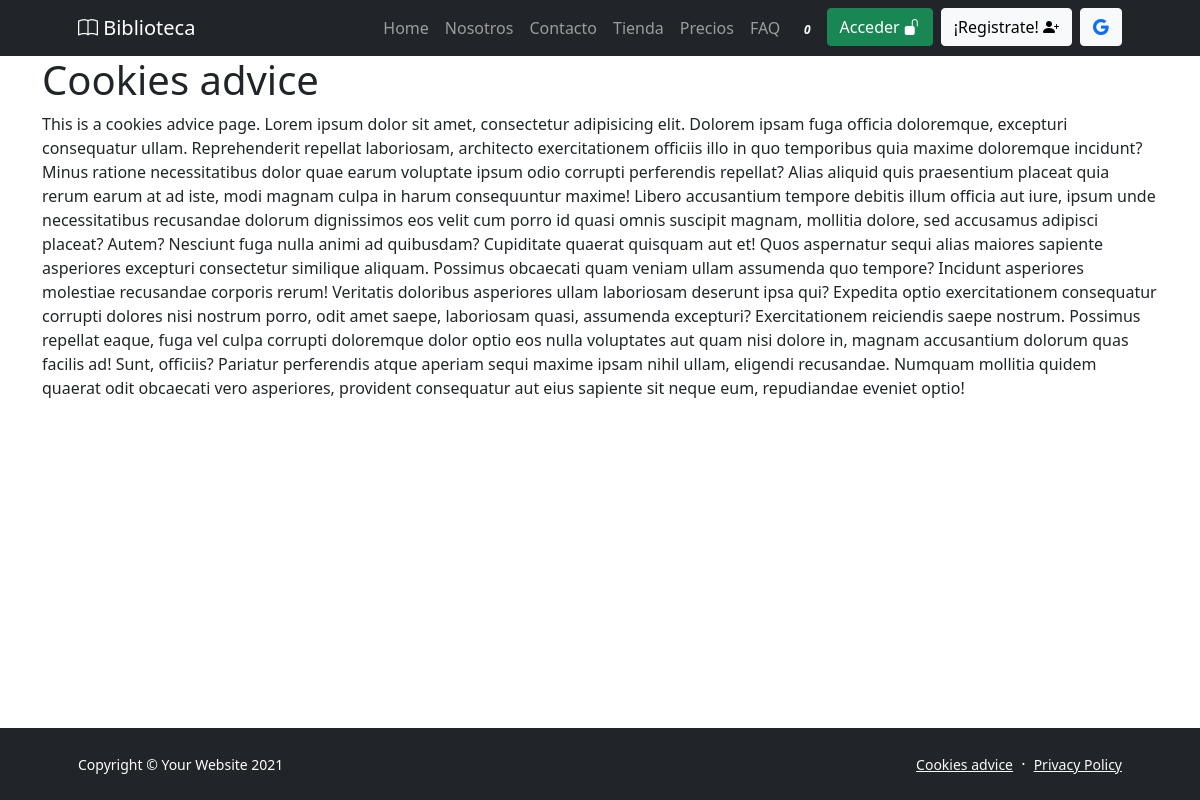
/page/1/, run on the app's committed database.
### pages/models.py (models this page shows, shortened)
class Page(models.Model):
    title = models.CharField(max_length=200, verbose_name="Título")
    content = models.TextField(verbose_name="Content")
    created = models.DateTimeField(auto_now_add=True, verbose_name="Fecha de creación")
    updated = models.DateTimeField(auto_now=True, verbose_name="Fecha de edición")
    class Meta:
        verbose_name = "página"
        verbose_name_plural = "páginas"
        ordering = ['title']

### pages/views.py (the view)
# urls.py: path('page/', include('pages.urls')),
def page(request, page_id):
    page = get_object_or_404(Page, id=page_id)
    return render(request, 'pages/sample.html',{'page':page})

### pages/templatetags/pages_extras.py (called while the page is built)
@register.simple_tag
def get_page_list():
    pages = Page.objects.all()
    return pages

### pages/templates/pages/sample.html
{% extends 'core/base.html' %}
{% block content %}
<div class="container">
    <h1>{{page.title}}</h1>
    <p>
        {{page.content}}
    </p>
</div>
{% endblock %}

### core/templates/core/base.html (shortened to what this page needs)
{% load static %}
<!DOCTYPE html>
<html lang="en">
<head>
    <link href="https://cdn.jsdelivr.net/npm/bootstrap-icons@1.5.0/font/bootstrap-icons.css" rel="stylesheet" />
    <link href="{% static 'core/css/styles.css' %}" rel="stylesheet" />
</head>
<body class="d-flex flex-column h-100">
    <main class="flex-shrink-0">
        <nav class="navbar navbar-expand-lg navbar-dark bg-dark">
            <div class="container px-5">
                <a class="navbar-brand" href="{% url 'home' %}"><i class="bi bi-book"></i> Biblioteca</a>
                <div class="collapse navbar-collapse" id="navbarSupportedContent">
                    <ul class="navbar-nav ms-auto mb-2 mb-lg-0">
                        <li class="nav-item"><a class="nav-link" href="{% url 'home' %}">Home</a></li>
                        <li class="nav-item"><a class="nav-link" href="{% url 'about' %}">Nosotros</a></li>
                        <li class="nav-item"><a class="nav-link" href="{% url 'contact' %}">Contacto</a></li>
                        <li class="nav-item"><a class="nav-link" href="{% url 'libros:libros' %}">Tienda</a></li>
                        <li class="nav-item"><a class="nav-link" href="{% url 'pricing' %}">Precios</a></li>
                        <li class="nav-item"><a class="nav-link" href="{% url 'faq' %}">FAQ</a></li>
                        <li>
                            <a href="#" onclick="realizaPedido();" class="nav-link text-secondary">
                                <i class="fas fa-shopping-cart"> <span id="cart-badge"
                                        class="badge badge-danger">0</span> </i>
                            </a>
                        </li>
                        {% if not request.user.is_authenticated %}
                        <li class="nav-item">
                            <a type="button" class="btn btn-success me-2" href="{% url 'login' %}">Acceder <i
                                    class="bi bi-unlock-fill"></i></a>
                        </li>
                        <li class="nav-item">
                            <a type="button" class="btn btn-light" href="{% url 'signup' %}">¡Registrate! <i
                                    class="bi bi-person-plus-fill"></i></a>
                        </li>
                        <li class="nav-item">
                            <a type="button" class="btn btn-light text-primary ms-2" href="{% url 'social:begin' 'google-oauth2' %}"><i class="bi bi-google"></i></a>
                        </li>
                        {% endif %}
                    </ul>
                </div>
            </div>
        </nav>
        {% block content %}
        {% endblock %}
    </main>
    <footer class="bg-dark py-4 mt-auto">
        <div class="container px-5">
            <div class="row align-items-center justify-content-between flex-column flex-sm-row">
                <div class="col-auto">
                    <div class="small m-0 text-white">Copyright &copy; Your Website 2021</div>
                </div>
                <div class="col-auto">
                    {% load pages_extras %}
                    {% get_page_list as page_list %}
                    {% for page in page_list %}
                    <a class="link-light small" href="{% url 'page' page.id %}">{{page.title}}</a>
                    {% if not forloop.last %}
                    <span class="text-white mx-1">&middot;</span>
                    {% endif %}
                    {% endfor %}
                </div>
            </div>
        </div>
    </footer>
</body>
</html>

### data on the page
Page: title "Cookies advice", content "This is a cookies advice page. Lorem ipsum dolor sit amet, consectetur adipisicing elit. Dolorem ipsam fuga officia doloremque, excepturi consequatur ullam. Reprehenderit repellat laboriosam, architecto exercitationem officiis illo in quo temporibus quia maxime doloremque incidunt? Minus ratione necessitatibus dolor quae earum voluptate ipsum odio corrupti perferendis repellat? Alias aliquid quis praesentium placeat quia rerum earum at ad iste, modi magnam culpa in harum consequuntur maxime! Libero accusantium tempore debitis illum officia aut iure, ipsum unde necessitatibus recusandae dolorum dignissimos eos velit cum porro id quasi omnis suscipit magnam, mollitia dolore, sed accusamus…"
Page: title "Privacy Policy"
